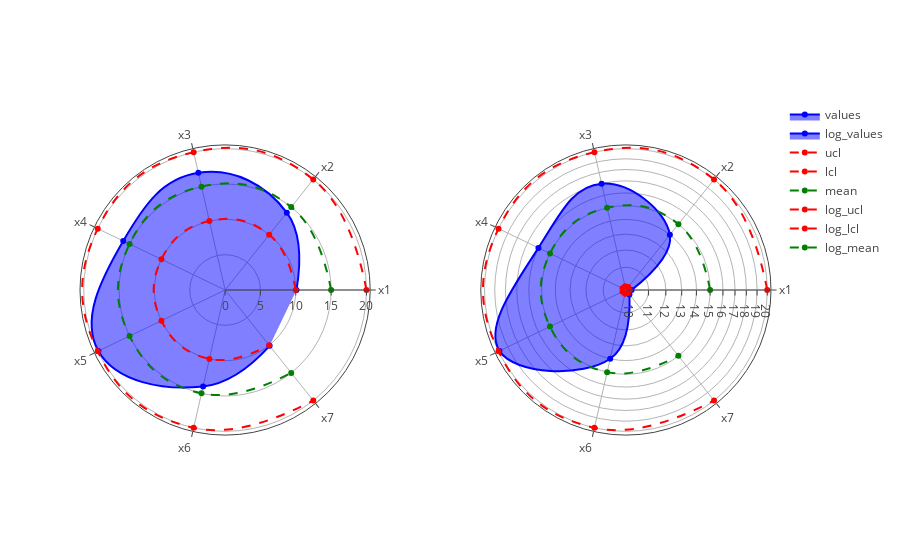

Notebook source saved alongside this figure:
### Code cell
from plotly.offline import init_notebook_mode, iplot
init_notebook_mode(connected=True)
import plotly.graph_objs as go


def myRadar(r, theta, name, fill = 'toself', color = 'blue', subplot = 'polar', dash = 'solid'):
    fig = go.Scatterpolar(
        r = r,
        theta = theta,
        fill = fill,
        name = name,
        line =  dict(
            shape = 'spline',
            smoothing = 1.3,
            color = color,
            dash = dash 
        ),
        subplot = subplot
    )
    return fig

values = [10.1, 14, 17, 16, 19.9, 14, 10.1]
ucl = [20, 20, 20, 20, 20, 20, 20]
lcl = [10, 10, 10, 10, 10, 10, 10]
mean = [15, 15, 15, 15, 15, 15, 15]
params = ['x1','x2','x3', 'x4', 'x5', 'x6','x7']


data = [
    myRadar(values,params,'values','toself','blue', 'polar', 'solid'),
    myRadar(values,params,'log_values','toself','blue', 'polar2', 'solid'),
    myRadar(ucl,params,'ucl','none','red','polar', 'dash'),
    myRadar(lcl,params,'lcl','none','red', 'polar', 'dash'),
    myRadar(mean,params,'mean','none','green', 'polar', 'dash'),
    myRadar(ucl,params,'log_ucl','none','red', 'polar2', 'dash'),
    myRadar(lcl,params,'log_lcl','none','red', 'polar2', 'dash'),
    myRadar(mean,params,'log_mean','none','green', 'polar2', 'dash')
]

layout = {
  "autosize": True, 
  "polar": {"radialaxis": {
      "autorange": True, 
      "range": [0,25], 
      "type": "linear"
    },
    'domain': {'x': [0, .42],
                   'y': [0, 1]},
  }, 
  "polar2": {
      "radialaxis": {
          "autorange": True, 
          "type": "log"
        },
    'domain': {'x': [0.58, 1],
                   'y': [0, 1]},
      
  }
}

iplot(go.Figure(data=data,layout = layout))

### Figure 1 — Plotly figure (JSON) as saved in the notebook; plotly's stock layout.template omitted (floating-point values rounded to 4 significant figures)
{"data": [{"fill": "toself", "line": {"color": "blue", "dash": "solid", "shape": "spline", "smoothing": 1.3}, "name": "values", "r": [10.1, 14, 17, 16, 19.9, 14, 10.1], "subplot": "polar", "theta": ["x1", "x2", "x3", "x4", "x5", "x6", "x7"], "type": "scatterpolar", "uid": "e1c10a5e-d4cb-11e8-8854-8c8590188685"}, {"fill": "toself", "line": {"color": "blue", "dash": "solid", "shape": "spline", "smoothing": 1.3}, "name": "log_values", "r": [10.1, 14, 17, 16, 19.9, 14, 10.1], "subplot": "polar2", "theta": ["x1", "x2", "x3", "x4", "x5", "x6", "x7"], "type": "scatterpolar", "uid": "e1c10cc0-d4cb-11e8-8854-8c8590188685"}, {"fill": "none", "line": {"color": "red", "dash": "dash", "shape": "spline", "smoothing": 1.3}, "name": "ucl", "r": [20, 20, 20, 20, 20, 20, 20], "subplot": "polar", "theta": ["x1", "x2", "x3", "x4", "x5", "x6", "x7"], "type": "scatterpolar", "uid": "e1c10d74-d4cb-11e8-8854-8c8590188685"}, {"fill": "none", "line": {"color": "red", "dash": "dash", "shape": "spline", "smoothing": 1.3}, "name": "lcl", "r": [10, 10, 10, 10, 10, 10, 10], "subplot": "polar", "theta": ["x1", "x2", "x3", "x4", "x5", "x6", "x7"], "type": "scatterpolar", "uid": "e1c10e0a-d4cb-11e8-8854-8c8590188685"}, {"fill": "none", "line": {"color": "green", "dash": "dash", "shape": "spline", "smoothing": 1.3}, "name": "mean", "r": [15, 15, 15, 15, 15, 15, 15], "subplot": "polar", "theta": ["x1", "x2", "x3", "x4", "x5", "x6", "x7"], "type": "scatterpolar", "uid": "e1c10e8c-d4cb-11e8-8854-8c8590188685"}, {"fill": "none", "line": {"color": "red", "dash": "dash", "shape": "spline", "smoothing": 1.3}, "name": "log_ucl", "r": [20, 20, 20, 20, 20, 20, 20], "subplot": "polar2", "theta": ["x1", "x2", "x3", "x4", "x5", "x6", "x7"], "type": "scatterpolar", "uid": "e1c10f0e-d4cb-11e8-8854-8c8590188685"}, {"fill": "none", "line": {"color": "red", "dash": "dash", "shape": "spline", "smoothing": 1.3}, "name": "log_lcl", "r": [10, 10, 10, 10, 10, 10, 10], "subplot": "polar2", "theta": ["x1", "x2", "x3", "x4", "x5", "x6", "x7"], "type": "scatterpolar", "uid": "e1c10f86-d4cb-11e8-8854-8c8590188685"}, {"fill": "none", "line": {"color": "green", "dash": "dash", "shape": "spline", "smoothing": 1.3}, "name": "log_mean", "r": [15, 15, 15, 15, 15, 15, 15], "subplot": "polar2", "theta": ["x1", "x2", "x3", "x4", "x5", "x6", "x7"], "type": "scatterpolar", "uid": "e1c10ffe-d4cb-11e8-8854-8c8590188685"}], "layout": {"autosize": true, "polar": {"domain": {"x": [0, 0.42], "y": [0, 1]}, "radialaxis": {"autorange": true, "range": [0, 25], "type": "linear"}}, "polar2": {"domain": {"x": [0.58, 1], "y": [0, 1]}, "radialaxis": {"autorange": true, "type": "log"}}}}
